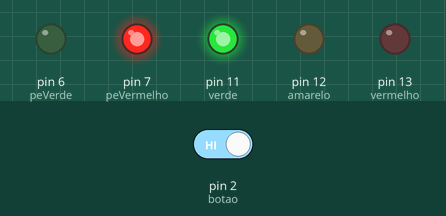
Recording of a sketch running on a simulated Arduino Uno, built with avr-gcc and run on an emulated ATmega328P. Parts: output pins drawn as LEDs (lit = HIGH). The inputs (shaded band) are chosen by the test bench; at power-on: pin 2 (botao) HIGH.

Above: at 1.2 s.
1.3 s: pin 2 (botao) driven LOW
At 1.8 s:
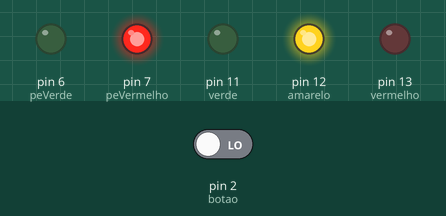
At 4.5 s:
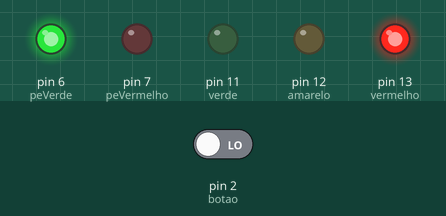
7.3 s: pin 2 (botao) driven HIGH
Timing chart, 0 to 15.9 s (numbered marks = the images above; inputs shaded):
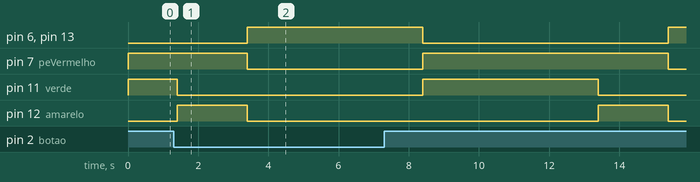

The sketch:

desafio.ino
```cpp
int vermelho = 13;
int amarelo = 12;
int verde = 11;
int peVermelho = 7;
int peVerde = 6;
int botao = 2;
unsigned long tempoInicio;

void setup() {
  pinMode(vermelho, OUTPUT);
  pinMode(amarelo, OUTPUT);
  pinMode(verde, OUTPUT);
  pinMode(peVermelho, OUTPUT);
  pinMode(peVerde, OUTPUT);
  pinMode(botao, INPUT_PULLUP);
  tempoInicio = millis();
}

void loop() {
  unsigned long tempoAtual = millis();
  unsigned long tempoDecorrido = tempoAtual - tempoInicio;

  digitalWrite(verde, HIGH);
  digitalWrite(amarelo, LOW);
  digitalWrite(vermelho, LOW);
  digitalWrite(peVermelho, HIGH);
  digitalWrite(peVerde, LOW);

  if (digitalRead(botao) == LOW && tempoDecorrido < 5000) {
    delay(50);
    if (digitalRead(botao) == LOW) {
      tempoInicio -= 2500;
    }
  }

  if (tempoDecorrido >= 5000) {
    digitalWrite(verde, LOW);
    digitalWrite(amarelo, HIGH);
    delay(2000);
    digitalWrite(peVermelho, LOW);
    digitalWrite(amarelo, LOW);
    digitalWrite(vermelho, HIGH);
    digitalWrite(peVerde, HIGH);
    delay(5000);
    digitalWrite(peVerde, LOW);
    digitalWrite(peVermelho, HIGH);
    tempoInicio = millis();
  }
}
```

Measured:
- after the input at 1.3 s, pin 6 (peVerde), pin 13 (vermelho): LOW → HIGH after 2.1 s instead of 5.7 s; pin 7 (peVermelho): HIGH → LOW after 2.1 s instead of 5.7 s; pin 11 (verde): HIGH → LOW after 0.10 s instead of 3.7 s
